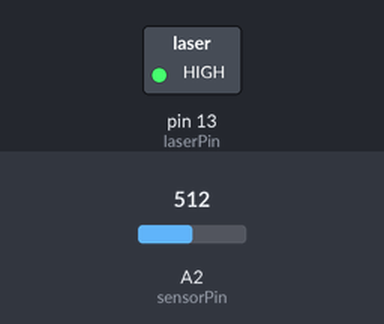
Recording of a sketch running on a simulated Arduino Uno, built with avr-gcc and run on an emulated ATmega328P. Parts: switched loads named in the sketch (green lamp = pin HIGH). The test bench sets the inputs (shaded band); at power-on: A2 (sensorPin) = 512. What the sketch prints to the serial monitor is not drawn.

Above: at 0.1 s.
Timing chart, 0 to 1.6 s (numbered marks = the images above):
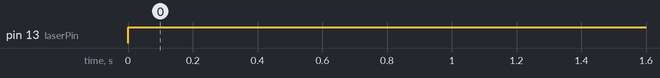

The sketch:

magnetometer.ino
```cpp
//sensor
int sensorPin = 2; //define analog pin 2
int value = 0;
//laser
int laserPin = 13;

void setup() {
  //sensor
	Serial.begin(9600);

  //laser
  pinMode(laserPin, OUTPUT);  // Define the digital output interface pin 13
}

void loop() {
  //sensor
	value = analogRead(sensorPin);
	Serial.println(value, DEC); // light intensity
								// high values for bright environment
								// low values for dark environment

  //laser
  digitalWrite(laserPin, HIGH); // Turn on the laser head
	delay(1000); // wait for one second
}
```

Measured:
- by itself, pin 13 (laserPin): LOW → HIGH at 0.00 s
